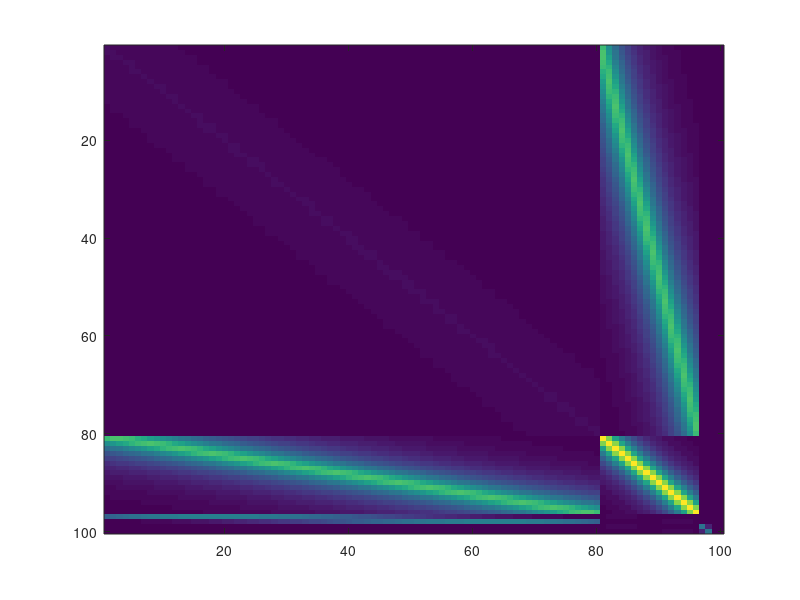

Write the MATLAB code that produced this figure. (Note: this script raises an error after producing the figure.)
clear all
warning off
input = [];
addpath Functions
m = 'bicubic';

F_input = .1;
F_noise = 500;
% gen_input = 0;
syn_factor = 1;
pause(5);

%% (1) Defining Neuronal Network
% Parameter setting
input.dt = .5; % 2000 Hz
input.tLim = [0,3000]; % Total 1000 ms
input.t = input.dt:input.dt:input.tLim(end);
dummy_list = 1:length(input.t);

N = 100; % Total Neuron Number

nNeuron = round( [ .8, .2*[.8 .1 .1] ] * N );
vidname = 'with_interneuron';

%nNeuron = round( [ .97, .01 .01 .01 ] * N );
%vidname = 'without_interneuron';

cellTypes = {'E_{PYR}', 'I_{PV}', 'I_{SST}', 'I_{VIP}'};
nType = length(cellTypes);
input.nNeuron = nNeuron;
input.cellTypes = cellTypes;

input.EI = [ ones([1,nNeuron(1)]), zeros([1,N-nNeuron(1)]) ];
EI_index = find(input.EI);
input.cell_type = [ ...
    1 * ones([1,nNeuron(1)]), ...
    2 * ones([1,nNeuron(2)]) ,...
    3 * ones([1,nNeuron(3)]) ,...
    4 * ones([1,nNeuron(4)]) ,...
    ];

s0 = .0001;% practically zero
s1 = .010; % weak connection
s2 = .230; % moderate
s3 = .330; % strong
s_jitter = [-1 1]*.0001; % Uniform

weights = [ ...
    % PYR PV SST VIP
    s1  s2  s0  s0; % PYR
    s2  s3  s0  s0; % PV
    s2  s1  s0  s0; % SST
    s0  s1  s2  s0  % VIP
    ];

synapse = zeros(N);

% Getting weight matrix template (exponentially-decreasing)
weight_template= zeros(max(nNeuron));
expF = 5; % The higher, the less local connection
weight_decreasing = exp(linspace(expF, 0, max(nNeuron))); weight_decreasing=weight_decreasing/max(weight_decreasing);
for x = 1:max(nNeuron), for y = 1:max(nNeuron)
        dist = abs(x-y)+1;
        weight_template(x,y)=weight_decreasing(dist);
    end, end

% Obtain synapse matrix - reflecting connection-specific factor (weights)
for pre = 1:nType, for post = 1:nType
        synapse(find(input.cell_type==pre), find(input.cell_type==post)) = ...
            (ones([nNeuron(pre), nNeuron(post)])*weights(pre,post))... Given weight
            .* imresize(weight_template,[nNeuron(pre), nNeuron(post)], m)... Distance
            + (rand([nNeuron(pre), nNeuron(post)])*range(s_jitter)+s_jitter(1)); ... Jitter (noise)
    end, end; synapse(find(synapse<0))=synapse(find(synapse<0))*0;
synapse = syn_factor * synapse;
input.S = synapse;
imagesc(synapse)

%% (2) Dendritic input generator (Locally connected)
try input_dendrite;
catch;
    fig = figure(5);
    kernels = [];
    % Input only for PYR and PV
    thalamic_input =find( [ ones([1, sum( nNeuron(1:2) )]), zeros([1, sum( nNeuron(3:4) )])]) ;
    input_target = [ ones([1, sum(nNeuron(1:2))]), zeros([1, sum(nNeuron(3:4))]) ];
    nTarget = sum(input_target);
    
    % Temporal Kernel
    [kernels.temporal,tau] = get_dend_kernel( input.t );
    
    % Get 2D Spatial Weight Kernel
    input_unit_size = [20];
    expF = 1; % The higher, the less local connection
    distance = 1:input_unit_size/2;
    kernel_func = get_exp_decreasing_kernel( distance, expF );
    [x, y] = meshgrid(1:input_unit_size, 1:input_unit_size);
    dist = sqrt((x-input_unit_size/2).^2 + (y-input_unit_size/2).^2);
    kernels.spatial_template = reshape(kernel_func(dist(:)+1), size(dist));
    
    nSkip = 1;
    left = 1:nSkip:nNeuron(1)*nSkip;
    right = left+input_unit_size-1;
    k = zeros([ input_unit_size, right(end) ]);
    
    kernels.spatial_mask = single([]);
    % PYR
    for cellIdx = 1:nNeuron(1)
        kernels.spatial_mask(:,:,cellIdx) = k;
        kernels.spatial_mask(:,left(cellIdx):right(cellIdx),cellIdx) = kernels.spatial_template;
    end
    % PV
    scale = round(linspace( 1, nNeuron(1), nNeuron(2) ));
    for cellIdx = nNeuron(1)+1:nNeuron(1)+nNeuron(2)
        kernels.spatial_mask(:,:,cellIdx) = kernels.spatial_mask(:,:,scale(cellIdx-nNeuron(1))) ;
    end
    input_size = [size( kernels.spatial_mask,1), size(kernels.spatial_mask,2)];
    if false
        figure(5);
        for cellIdx = 1:3:nNeuron(1)+nNeuron(2)
            imagesc( kernels.spatial_mask(:,:,cellIdx));
            colormap gray
            title(['Input kernel, Cell#' num2str(cellIdx)]);
            drawnow;
        end
    end
    
    % Getting  poisson spikes
    input_Hz = 100;
    poisson_rate=input_Hz*input.dt/1000;
    input_spike = logical(rand([input_size, length(input.t)]) < poisson_rate); % Poisson
    
    % Get dendrite input
    input_dendrite = single(zeros([ length(input.t) input_size(1) ]));
    kernel_effective_size = 80;
    kernel_short = reshape(kernels.temporal(1:kernel_effective_size), [1 1 kernel_effective_size]);
    kernel_repmat = repmat(kernel_short, [input_size(1), input_size(2), 1]);
    for tIdx = 1:length(input_spike)
        input_index = tIdx-kernel_effective_size+1:tIdx;
        input_index = input_index(find(input_index>0));
        dend_input = sum( input_spike(:,:,input_index) ...
            .* kernel_repmat(:,:,length(input_index):-1:1), 3);
        for cellIdx = 1:length(thalamic_input)
            conv_input = dend_input .* kernels.spatial_mask(:,:,cellIdx);
            input_dendrite( tIdx, cellIdx ) = sum(conv_input(:));
        end
        input_dendrite( tIdx, cellIdx+1:N) = zeros([1,N-cellIdx]);
        
        %% Visualization
        if mod(tIdx, 200) == 0
            subplot(2,2,[1 3]);
            plot_multi_ch( input_dendrite', input.t );
            xlabel('Time (ms)');
            ylabel('Cell #');
            title(['t = ' num2str(tIdx)])
            
            subplot(4,2,2);
            imagesc( input_spike(:,:,tIdx) );
            colormap gray
            title(['Spike input (t = ' num2str(tIdx) ')' ]);
            
            subplot(4,2,4);
            ex_cell = randi(length(thalamic_input));
            imagesc( kernels.spatial_mask(:,:,ex_cell));
            colormap gray
            title(['Spatial kernel (ex, #' num2str(ex_cell) ')' ]);
            
            subplot(4,2,6);
            hold off;
            plot(tau, kernels.temporal, 'k');
            xlim([0 60]);
            set(gca, 'XTick', [0:10:300]);
            xlabel('\tau (ms)');
            ylabel('weight');
            title('Temporal kernel');
            
            subplot(4,2,8);
            imagesc( corrcoef( input_dendrite ))
            title(['Similarity of input']);
            colormap gray;
            xlabel('V1 neuron #'); ylabel('V1 neuron #');
            cb=colorbar;
            hold off;
            ylabel(cb, 'Corr coeff (r)');
            
            suptitle(['Generating dendrite input (Poisson, ' num2str(input_Hz) 'Hz)' ])
            drawnow;
        end
        
    end
end
input.I = input_dendrite;



%% Etc.
noise_range = [ -1 1]*.05;
input.noise = rand([ length(input.t), N ]) * diff(noise_range) + noise_range(1);
input.tau_G=[2; 8];
input.TAHpars=[.5, 1];
input.delay = 1; delayFlag = 1;
E_idx = find(input.EI);
I_idx = find(~input.EI);


%% (3) Model visualization
fig=figure(1); clf;

sp1=subplot(2,2,1); hold off;
cellType_N = {}; for ij = 1:4, cellType_N{ ij } = [ cellTypes{ij} ' (n=' num2str(nNeuron(ij)) ')' ]; end
pie( nNeuron, cellType_N )
% bar(1:4, nNeuron, 'k');
ylabel('#Cell');
set(gca , 'XTick', 1:4, 'XTIckLabel', cellTypes);
set(gca, 'LineWidth', 2, 'Box', 'off', 'FontSize', 13)

sp2=subplot(2,2,2); hold off;
imagesc( input.S ); %axis xy;
set(gca, 'YTick', [ nNeuron(1)*.5, sum(nNeuron(1))+nNeuron(2)*.5, sum(nNeuron(1:2))+nNeuron(3)*.5, sum(nNeuron(1:3))+nNeuron(4)*.5], ...
    'YTickLabel', cellTypes);
set(gca, 'XTick', [ nNeuron(1)*.5, sum(nNeuron(1))+nNeuron(2)*.5, sum(nNeuron(1:2))+nNeuron(3)*.5, sum(nNeuron(1:3))+nNeuron(4)*.5], ...
    'XTickLabel', cellTypes);
colormap gray; cb=colorbar;
caxis([0 max(synapse(:))]);
ylabel(cb,['weights']);
xlabel('Post-synapse');
ylabel('Pre-synapse');
set(gca, 'LineWidth', 2, 'Box', 'off', 'FontSize', 13)


subplot(2,2,3); hold off;
% histogram(input.I(find(input.I>0)))
xlabel('Input intensity');
set(gca, 'LineWidth', 2, 'Box', 'off', 'FontSize', 13)

subplot(2,2,4); hold off;
histogram(input.noise(find(input.noise>0)))
xlabel('Noise intensity');
set(gca, 'LineWidth', 2, 'Box', 'off', 'FontSize', 13)


%% (3) Izhikevich Parameters
param_E = [ .02, .20, -65, 8 ]'; % E-cell
param_I = [ .02, .28, -65, 2 ]'; % I-cell

V_init=repmat([param_E(3); param_E(2)*param_E(3)],1,N);
V_init=V_init+bsxfun(@times,randn(1,N),[1; .2]);


Izhparam = [ ...
    .02, .20, -65, 8; % E
    .02, .28, -65, 2; % PV
    .02, .21, -65, 5; % SST
    .02, .22, -65, 24; % VIP
    ];

V_init=repmat([Izhparam(1,3); Izhparam(1,2)*Izhparam(1,3)],1,N);
V_init=V_init+bsxfun(@times,randn(1,N),[1; .2]);
input.V_init = V_init;

param_var = [...
    .001; % a
    .05; % b
    .50; % c
    .50]; % d

input.a =[]; input.b=[]; input.c=[]; input.d=[];
param_idx = 1;
for type=1:4 % a
    cell_idx = find( input.cell_type == type ); param_noise = 2*(rand([1,length(cell_idx)])*param_var(param_idx) - param_var(param_idx)*.5);
    input.a(cell_idx) = param_noise+Izhparam(type,param_idx); end
param_idx = 2;
for type=1:4 % b
    cell_idx = find( input.cell_type == type ); param_noise = 2*(rand([1,length(cell_idx)])*param_var(param_idx) - param_var(param_idx)*.5);
    input.b(cell_idx) = param_noise+Izhparam(type,param_idx); end
param_idx = 3;
for type=1:4 % c
    cell_idx = find( input.cell_type == type ); param_noise = 2*(rand([1,length(cell_idx)])*param_var(param_idx) - param_var(param_idx)*.5);
    input.c(cell_idx) = param_noise+Izhparam(type,param_idx); end
param_idx = 4;
for type=1:4 % d
    cell_idx = find( input.cell_type == type ); param_noise = 2*(rand([1,length(cell_idx)])*param_var(param_idx) - param_var(param_idx)*.5);
    input.d(cell_idx) = param_noise+Izhparam(type,param_idx); end

% Input scaling
input.I = input.I * F_input;
input.noise = input.noise * F_noise;

% Initializing variables
tic
tLim=input.tLim;
dt=input.dt;
t=dt:dt:tLim(2);
noise=input.noise;
numIt=numel(t);
I_inp=zeros(numIt,N);
tau_G=input.tau_G;


% parsing rest of input
a=input.a;
b=input.b;
c=input.c;
d=input.d;
V_init=input.V_init;

V=V_init;
Synapse=input.S;

%% STDP-related things
STDPflag=0; %STDPflag=input.STDP;
if STDPflag
    try
        tau_STDP=input.tau_STDP(:);
    catch
        tau_STDP=[20; 20];
        input.tau_STDP=tau_STDP;
    end
    try
        A_STDP=input.A_STDP(:);
    catch
        A_STDP=[.001; .001];
        input.A_STDP=A_STDP;
    end
    E_syn=false(size(Synapse));
    E_syn(1:sum(input.EI),1:sum(input.EI))=true;
    deltaS=zeros(numIt,2);
end
% STDP memory
if STDPflag, X=zeros(2,N); end

%% ETC
TAHpars=input.TAHpars;
maxSynVal=max(max(Synapse(E_idx,E_idx)));
input=orderfields(input);
output.input=input;
delay = input.delay;

main_input=input.I;
G=zeros(1,sum(input.nNeuron));

Smax=mean(sum(Synapse(E_idx,E_idx),2));
spiks=sparse(N,numIt);

V_AMPA = 50;
V_GABA = -90;

spikes=[];
spikes.label=cell(1,N);
spikes.label(E_idx)={'E'};
spikes.label(I_idx)={'I'};
spikes.timestamp=cell(1,N);

input.EIind=E_idx;
reverseStr=[];

I_orig=main_input;
noise_orig=noise;
interpIval=1e2; % added 1 such that simulations that start at 0 and end in multiples of 1e3 don't need one complete extra interpolation step for the final timepoint

output.S_orig=Synapse;
output.EI=input.EI;

V_list=nan(2,N,numIt);
G_list=nan(1,N,numIt);
G_list(:,:,1)=0;
if STDPflag
    X_list=nan(2,N,numIt);
    X_list(:,:,1)=0;
end

% if LFPout
try
    LFPkernel=input.LFPkernel;
    if size(LFPkernel,1) ~= N
        error('LFPkernel does not match number of neurons (should be numNeur x numLFPChan)')
    end
catch
    LFPkernel=input.EI;
end
LFPkernel=bsxfun(@rdivide,LFPkernel,sum(LFPkernel));
LFP = [];
LFP=nan(1,numIt);

% interpolate I and noise to desired resolution
% Note: this is done in steps of interpIval to save memory space
main_input=interp1(dummy_list,I_orig,t([1:interpIval]));
noise=interp1(dummy_list,noise_orig,t([1:interpIval]));
main_input(isnan(main_input))=0;
noise(isnan(noise))=0;
interpCnt=1;

if delayFlag, firSelHist=false(delay/dt+1,N); end

%% (4) Main integration loop
vidSave = False;
try,vid.close(); end
if vidSave
    vid = VideoWriter(vidname);
    vid.open();
end

draw_interval = 15;
show_win = 1001;

fig=figure(2);

clf;
set(gcf, 'Color', [1 1 1]);
set(gcf, 'Position',  [173 159 745.6000 857]);
sample_neurons = round( linspace(N,1,20));

for n=2:numIt
    interpCnt=interpCnt+1;
    if interpCnt==(interpIval+1)
        % interpolate I and noise to desired resolution
        % Note: this is done in steps of interpIval to save memory space
        interpCnt=1;
        tVec=[1:interpIval]+n-1;
        tVec=tVec(tVec<=numel(t));
        main_input=interp1(dummy_list,I_orig,t(tVec));
        noise=interp1(dummy_list,noise_orig,t(tVec));
        main_input(isnan(main_input))=0;
        noise(isnan(noise))=0;
    end
    
    I_E= G(1,E_idx)*Synapse(:,E_idx).'.*(V_AMPA-V(1,:));
    I_I =G(1,I_idx)*Synapse(:,I_idx).'.*(V_GABA-V(1,:));
    I_tot=main_input(interpCnt,:)+I_E+I_I;
    I_tot=I_tot+noise(interpCnt,:).*randn(1,N);
    
    % membrane potential
    V(:,:)=RK4(t(n-1),V(:,:),dt,'Izh_neuron',a,b,I_tot);
    
    % synaptic conductance
    G(:,E_idx)=RK4(t(n-1),G(:,E_idx),dt,'exp_decay',tau_G(1));
    G(:,I_idx)=RK4(t(n-1),G(:,I_idx),dt,'exp_decay',tau_G(2));
    
    if STDPflag
        % STDP memory
        X(:,:)=RK4(t(n-1),X(:,:),dt,'exp_decay',tau_STDP);
        X_list(:,:,n)=X(:,:);
    end
    
    
    firSel=squeeze(V(1,:)>30);
    if delayFlag, firSelHist(mod(n,delay/dt+1)+1,:)=firSel; end
    
    if any(firSel)
        % reset membrane potential
        if numel(c)>1
            V(1,firSel)=c(firSel);
            V(2,firSel)=V(2,firSel)+d(firSel);
        else
            V(1,firSel)=c;
            V(2,firSel)=V(2,firSel)+d;
        end
        % update synaptic channels to fully open
        if delayFlag
            G(1,firSelHist(mod(n+1,delay/dt+1)+1,:))=1;
        else
            G(1,firSel)=1;
        end
        if STDPflag
            if any(firSel)% update synapses using STDP
                dsyn=TAH(t,Synapse/maxSynVal,X(:,:),A_STDP,TAHpars,firSel,Synapse>0 & E_syn);
                dsyn=dsyn*maxSynVal; % synapses are bounded/normalized by maxSynVal
                dsyn(dsyn<0)=max(dsyn(dsyn<0),-Synapse(dsyn<0)); % clip, because negative values will yield synapses with imaginary components
                Synapse=Synapse+dsyn;
                deltaS(n,1)=sum(dsyn(:));
                deltaS(n,2)=sum(abs(dsyn(:)));
                
                % update STDP memory (Only E-E and E-I interactions)
                % but only after doing STDP, cells firing at exactly the same time
                % have no influence
                %         X(:,firSel)=bsxfun(@plus,X(:,firSel),A_STDP*0+1);
                X(:,firSel)=1;
                X_list(:,:,n)=X(:,:);
            end
        end
        spiks(firSel,n)=true;
        firSel=find(firSel);
        for firIdx=1:numel(firSel)
            spikes.timestamp{firSel(firIdx)}=[spikes.timestamp{firSel(firIdx)} t(n)];
        end
    end
    LFP(:, n) = nanmean(V(1,E_idx), 2 );

    % save
    output.S=Synapse;
    output.spiks=spiks(:,1:n);
    output.t=t(1:n);
    output.simulationTime=toc;
    if STDPflag, output.deltaS=deltaS(1:n,:); output.X=X_list; end
    
    G_list(:,E_idx,n)=G(:,E_idx);
    G_list(:,I_idx,n)=G(:,I_idx);
    V_list(:,:,n)=V;
    I_inp(n,:)=I_tot;
    output.G=G_list(:,:,1:n);
    output.I_tot=I_inp(1:n,:);
    output.V=V_list(:,:,1:n);
    
    %% Visualization
    if mod(n,draw_interval)==1
        
        %% All cells' V(t)
        subplot(2,2,1); hold off;
        tickinterval = 250;
        imagesc( [1:size(V_list,3)]*input.dt, 1:size(V_list,2), ...
            squeeze(V_list(1,:,:) )  );
        hold on; plot( xlim, [0 0]+nNeuron(1)+1, 'r-', 'LineWidth', 2 ); axis xy;
        caxis([-80 -30]);
        xlabel('Time (ms)');
        set(gca, 'YTick', [ nNeuron(1)*.5, nNeuron(1)+nNeuron(2)*.5 ], ...
            'YTickLabel', {'E', 'I'} );
        set(gca, 'FontSize', 14, 'LineWidth', 2, 'Box', 'off') ;
        xlim([n-show_win n+10]*input.dt);
        title('Membrane voltage, V(t)');
        xlims=xlim;
        set(gca, 'XTick', round([xlims(1)+1 mean(xlims) xlims(2)-1]))
        
        %% Sample spike trajectory
        subplot(2,2,3); hold off;
        sample_volt = squeeze( V_list(1,sample_neurons ,:));
        ys = length(sample_neurons)*25 ;
        erps=plot_multi_ch( sample_volt, [1:size(V_list,3)]*input.dt, ys);
        xlim([n-show_win n+10]*input.dt);
        xlabel('Time (ms)');
        set(gca, 'FontSize', 14, 'LineWidth', 2, 'Box', 'off') ;
        ylabel('Sample neurons V(t)')
        ylim([-1.1 1.1]*ys );
        xlims=xlim;
        set(gca, 'XTick', round([xlims(1)+1 mean(xlims) xlims(2)-1]))
        hold on;
        
        %% Mean field (LFP)
        subplot(2,2,2); hold off;
        plot((1:size(V_list,3))*input.dt, LFP, 'k' )
        
        xlims=[n-show_win n+10]*input.dt;
        hold on; % Gamma indicator
        sshift= -100;
        plot([xlims(end)-25 xlims(end)]+sshift, [0 0]-80, 'k-' ,'LineWidth', 2 );
        text( xlims(end)+sshift*.85, -82, '40 Hz' );
        xlim(xlims);
        ylim([ -85, -60]);
        set(gca, 'YTick', []);
        title('LFP, sum of V(t)_E');
        xlabel('Time (ms)');
        ylabel('Voltage');
        set(gca, 'FontSize', 14, 'LineWidth', 2, 'Box', 'off') ;
        xlims=xlim;
        set(gca, 'XTick', round([xlims(1)+1 mean(xlims) xlims(2)-1]))
        hold on;
        
        try hann_win;
        catch;
            hann_win=hanning(length(n-show_win:n));
        end
        
        try
            subplot(2,2,4); hold off;
            dat_for_fft = LFP(n-show_win:n) .* hann_win';
            [X,f]=positiveFFT(dat_for_fft, 1000/dt, 0);
            rz = 3; smt=10;
            plot(imresize(f, [1, length(f)*rz], m), ...
                smooth( imresize(abs(X), [1, length(X)*rz],m), smt).^2, 'k-', 'LineWidth', 2 );
            
            xlim([7 100]);
            ylim([0 .6]);
            set(gca, 'YTick', [0 .6]);
            xlabel('Freq (Hz)'); ylabel('|FFT|');
            title('LFP power spectrum');
            set(gca, 'FontSize', 14, 'LineWidth', 2, 'Box', 'off') ;
        end
        colormap gray;
        drawnow;
        
        if vidSave
            frr = getframe( gcf );
            vid.writeVideo(frr.cdata);
        end
    end
    msg=sprintf(['Iteration %d/%d\n'], [n numIt]);
    fprintf([reverseStr, msg]);
    reverseStr = repmat(sprintf('\b'), 1, length(msg));
end
try; vid.close(); end

%% (6) Collect simulation output
output.t=t;
output.S=Synapse;
output.spiks=spiks;
output.simulationTime=toc;
if STDPflag, output.deltaS=deltaS;
    output.X=X_list;end
output.LFP=LFP;

G_list(:,E_idx,n)=G(:,E_idx);
G_list(:,I_idx,n)=G(:,I_idx);
V_list(:,:,n)=V;
I_inp(n,:)=I_tot;
output.G=G_list;
output.I_tot=I_inp;
output.V=V_list;



